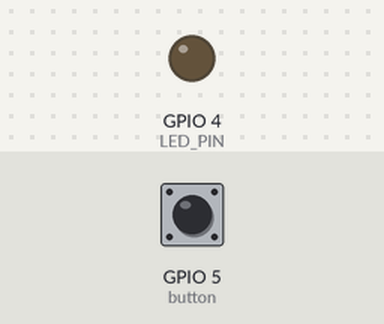
A sketch run on a simulated ESP8266 (NodeMCU). Shown: output pins drawn as LEDs (lit = HIGH). The inputs (shaded band) are chosen by the test bench; at power-on: GPIO 5 (button) LOW. Random numbers use the default seed unless the sketch sets one.

Above: at 1.2 s.
1.3 s: GPIO 5 (button) pulled HIGH for 0.15 s
At 1.9 s:
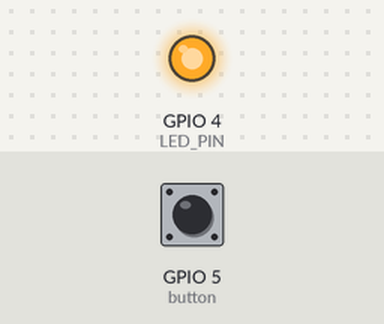
3.0 s: GPIO 5 (button) pulled HIGH for 3.2 s
At 4.0 s:
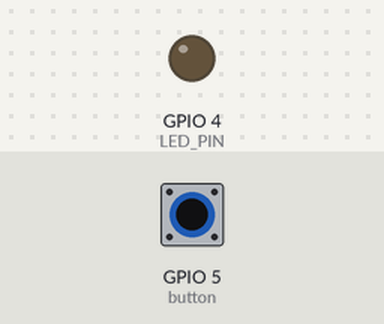
7.9 s: GPIO 5 (button) pulled HIGH for 1 s
At 9.0 s:
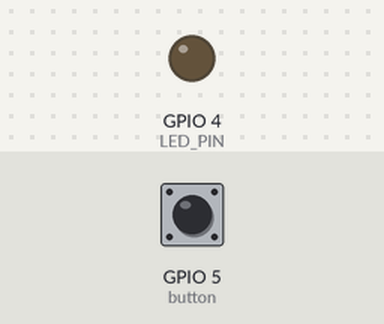
Timing chart, 0 to 10.9 s (numbered marks = the images above; inputs shaded):
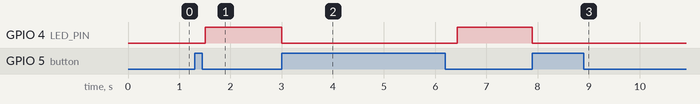

The sketch:

HowFastAreYou.ino
```cpp
/*
 * Version : 0.4
 * Reference page:
 *  http://192.168.4.1/welcome
*/
#include <ESP8266WiFi.h>
// uncomment the next line for enable debug
// #define DEBUG
// uncomment the next line for display mac address
// #define MAC

//////////////////////
// WiFi Definitions //
//////////////////////
const char WiFiAPPSK[] = "123456789";
const char AP_NameChar[] = "ESP8266";

/////////////////////
// Pin Definitions //
/////////////////////
const int LED_PIN = 4; // D2 led pin
const int button = 5;  // D1

/////////////////////
//   Variables     //
/////////////////////
int best = 1000;
unsigned long counter;
unsigned long old = 0;

WiFiServer server(80);
void initHardware();
#ifdef MAC
  void setupWiFi();
#endif
void HowFastAreYou();

void setup(){
  initHardware();
#ifdef MAC
  setupWiFi();
#endif
  server.begin();
}

void loop(){
  // start game?
  if (digitalRead(button) == HIGH)
    HowFastAreYou();

  #ifdef DEBUG
  Serial.println(counter);
  #endif

  // Check if a client has connected
  WiFiClient client = server.available();

  // client ready?
  if (!client) {
    return;
  }

  // Read the first line of the request
  String req = client.readStringUntil('\r');
  Serial.println(req);
  client.flush();

  // Match the request
  int val = -1; // We'll use 'val' to keep track of both the
  // request type (read/set) and value if set.
  if (req.indexOf("/welcome") != -1)
    val = 0;
  if (req.indexOf("/risultati") != -1)
    val = 1;

  client.flush();

  // Prepare the response. Start with the common header:
  String s = "HTTP/1.1 200 OK\r\n";
  s += "Content-Type: text/html\r\n\r\n";
  s += "<!DOCTYPE HTML>\r\n<html>\r\n";
  // Creation of answers
  if (val == 0)  {
    s += "Benvenuto: ";
    s += "<br>"; // Go to the next line.
    s += "Who fast are you? <br>";
    s += "Premi il bottone per iniziare. <br>";
    s += "Visualizza il tuo risultato su http://192.168.4.1/risultati";
    //s += (val)?"on":"off";
  }
  if (val == 1)  {
    s += "Risultati: ";
    s += String(counter);
    s += " secondi.";
    if (counter < best) {
        best = counter;
        s += "<br>";
        s +="Best time reactions!";
    }
  }
  if(val != 0 && val != 1)
    s += "<br> Invalid Request.<br> Try /welcome or /risultati .";

  s += "</html>\n";

  // Send the response to the client
  client.print(s);
  delay(1);
  #ifdef DEBUG
  Serial.println("Client disonnected");
  #endif
}

#ifdef MAC
void setupWiFi(){
  WiFi.mode(WIFI_AP);

  // Do a little work to get a unique-ish name. Append the
  // last two bytes of the MAC (HEX'd) to "Thing-":
  uint8_t mac[WL_MAC_ADDR_LENGTH];
  WiFi.softAPmacAddress(mac);
  String macID = String(mac[WL_MAC_ADDR_LENGTH - 2], HEX) +
                 String(mac[WL_MAC_ADDR_LENGTH - 1], HEX);
  macID.toUpperCase();
  String AP_NameString = "ESP8266 Thing " + macID;

  char AP_NameChar[AP_NameString.length() + 1];
  memset(AP_NameChar, 0, AP_NameString.length() + 1);

  for (int i = 0; i < AP_NameString.length(); i++)
    AP_NameChar[i] = AP_NameString.charAt(i);

  WiFi.softAP(AP_NameChar, WiFiAPPSK);
}
#endif

void initHardware(){
  Serial.begin(115200);
  pinMode(button, INPUT);
  pinMode(LED_PIN, OUTPUT);
  digitalWrite(LED_PIN, LOW);
}
```

WhoFast.ino
```cpp
void HowFastAreYou() {

  // genero random number
  int ran = random(200, 1000);
  delay(ran);

  // salvo lo stato iniziale
  old = millis();

  digitalWrite(LED_PIN, HIGH);
  int push = 0;
  while ( push == 0 ) {
    yield(); // ESP8266 delay for internal interrupts
    push = digitalRead(button);
  }

  // salvo lo stato finale
  counter = millis();
  // sottraggo per avere tempo di reazione
  counter = counter - old;

  digitalWrite(LED_PIN, LOW);
  delay(250);
}
```

Measured:
- after the input at 1.3 s, GPIO 4 (LED_PIN): LOW → HIGH after 0.21 s
- after the input at 3.0 s, GPIO 4 (LED_PIN): HIGH → LOW at once, → HIGH 3.4 s later
- after the input at 7.9 s, GPIO 4 (LED_PIN): HIGH → LOW at once
